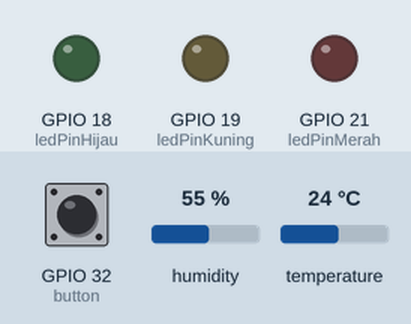
This sketch was run on a simulated ESP32. On the bench: output pins drawn as LEDs (lit = HIGH). Dashed ring = blinking. The inputs (shaded band) are chosen by the test bench; at power-on: GPIO 32 (button) LOW, temperature 24 °C, humidity 55 %. What the sketch prints to the serial monitor is not drawn.

Above: at 1.2 s.
1.3 s: GPIO 32 (button) pulled HIGH for 3.2 s
At 3.1 s:
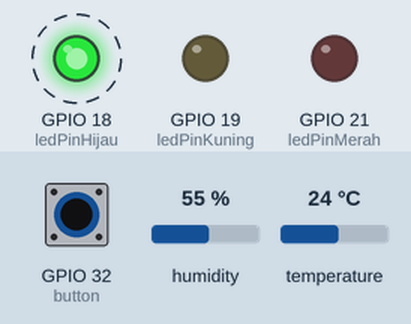
6.8 s: GPIO 32 (button) pulled HIGH for 0.15 s
At 8.5 s:
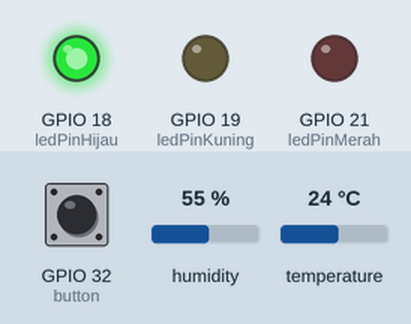
9.9 s: temperature set to 30 °C
12.9 s: temperature set to 33 °C
At 14.5 s:
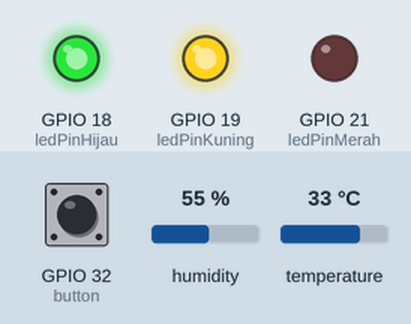
15.3 s: temperature set to 36 °C
At 16.9 s:
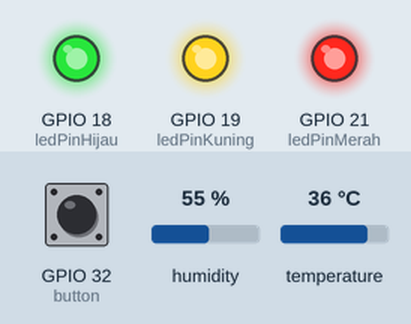
17.4 s: temperature set to 12 °C
At 19.3 s:
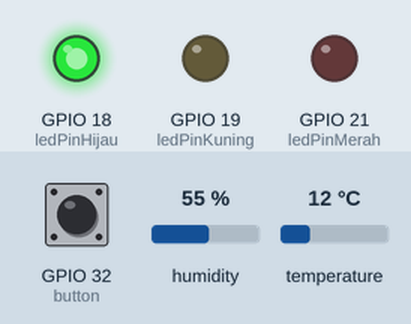
Timing chart, 0 to 20.4 s (numbered marks = the images above; inputs shaded):
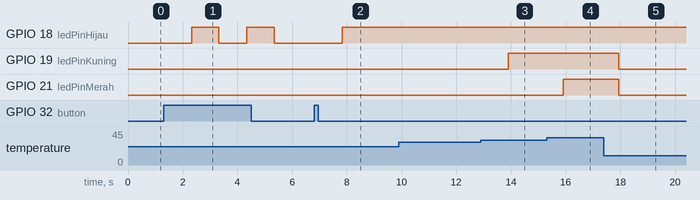

The sketch:

DHP_11.ino
```cpp
#include <Arduino.h>
#include <DHT.h>
#include <Adafruit_Sensor.h>

const int ledPinMerah =  21;
const int ledPinKuning =  19;
const int ledPinHijau =  18;
const int button = 32;
const int pinSuhu =26;
double temp = 0 ;
bool stateON = false;

DHT dht11(pinSuhu, DHT11);


void setup() {
 Serial.begin(115200);
 //Set Led Output
  pinMode(ledPinMerah, OUTPUT);
  pinMode(ledPinKuning, OUTPUT);
  pinMode(ledPinHijau, OUTPUT);
 //Set Button and DHT11 Input
  pinMode(button, INPUT);
  pinMode(pinSuhu, INPUT);
  dht11.begin();

}

void loop() {
  if (digitalRead(button)) {
    if (stateON) {
      stateON = false;
      Serial.println("===============State OFF===============");
    } else {
      stateON = true;
      Serial.println("===============State ON ===============");
    }
    delay(1000);
  }
  if (stateON) {
    float suhu = dht11.readTemperature();
    if (!isnan(suhu)) {
      temp = suhu;
    }

     Serial.print(suhu); Serial.println(" *C, ");

    if (temp < 31) {
        digitalWrite(ledPinMerah, LOW);
        digitalWrite(ledPinKuning, LOW);
        digitalWrite(ledPinHijau, HIGH);
      } else if (temp >=32 && temp <=33) {
        digitalWrite(ledPinMerah, LOW);
        digitalWrite(ledPinKuning, HIGH);
        digitalWrite(ledPinHijau, HIGH);
      } else if(temp>34){
        digitalWrite(ledPinMerah, HIGH);
        digitalWrite(ledPinKuning, HIGH);
        digitalWrite(ledPinHijau, HIGH);
      }
    } else {
      digitalWrite(ledPinMerah, LOW);
      digitalWrite(ledPinKuning, LOW);
      digitalWrite(ledPinHijau, LOW);
    }
 }
```

Measured:
- the behaviour switches between 31 and 32 °C on temperature (found by bisection; images 2 and 3)
- the behaviour switches between 34 and 35 °C on temperature (found by bisection; images 3 and 4)
- after the input at 1.3 s, GPIO 18 (ledPinHijau): alternates HIGH for 1.0 s and LOW for 1.0 s, starting after 1.0 s
- after the input at 6.8 s, GPIO 18 (ledPinHijau): LOW → HIGH after 1.0 s
- after the input at 12.9 s, GPIO 19 (ledPinKuning): LOW → HIGH after 1.0 s
- after the input at 15.3 s, GPIO 21 (ledPinMerah): LOW → HIGH after 0.62 s
- after the input at 17.4 s, GPIO 19 (ledPinKuning), GPIO 21 (ledPinMerah): HIGH → LOW after 0.54 s
